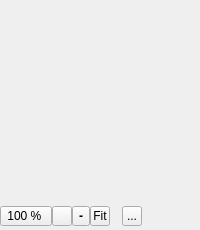
      <widget class="QWidget" name="inputImageTab">
       <attribute name="title">
        <string>Image Display</string>
       </attribute>
       <layout class="QVBoxLayout" name="verticalLayout_5">
        <property name="spacing">
         <number>0</number>
        </property>
        <property name="leftMargin">
         <number>0</number>
        </property>
        <property name="topMargin">
         <number>6</number>
        </property>
        <property name="rightMargin">
         <number>0</number>
        </property>
        <property name="bottomMargin">
         <number>4</number>
        </property>
        <item>
         <widget class="QFrame" name="frame_2">
          <property name="frameShape">
           <enum>QFrame::NoFrame</enum>
          </property>
          <property name="frameShadow">
           <enum>QFrame::Plain</enum>
          </property>
          <layout class="QVBoxLayout" name="verticalLayout_3">
           <property name="spacing">
            <number>0</number>
           </property>
           <property name="margin">
            <number>0</number>
           </property>
           <item>
            <widget class="EMMPMGraphicsView" name="m_GraphicsView" native="true">
             <property name="sizePolicy">
              <sizepolicy hsizetype="Preferred" vsizetype="Preferred">
               <horstretch>0</horstretch>
               <verstretch>0</verstretch>
              </sizepolicy>
             </property>
             <property name="minimumSize">
              <size>
               <width>200</width>
               <height>200</height>
              </size>
             </property>
             <property name="maximumSize">
              <size>
               <width>16777215</width>
               <height>16777215</height>
              </size>
             </property>
             <property name="baseSize">
              <size>
               <width>0</width>
               <height>0</height>
              </size>
             </property>
             <property name="acceptDrops">
              <bool>true</bool>
             </property>
             <property name="autoFillBackground">
              <bool>true</bool>
             </property>
             <layout class="QGridLayout" name="gridLayout">
              <property name="margin">
               <number>4</number>
              </property>
              <property name="spacing">
               <number>4</number>
              </property>
             </layout>
            </widget>
           </item>
           <item>
            <layout class="QHBoxLayout" name="horizontalLayout_5">
             <property name="spacing">
              <number>0</number>
             </property>
             <item>
              <widget class="QToolButton" name="zoomButton">
               <property name="maximumSize">
                <size>
                 <width>16777</width>
                 <height>20</height>
                </size>
               </property>
               <property name="font">
                <font>
                 <weight>50</weight>
                 <bold>false</bold>
                </font>
               </property>
               <property name="statusTip">
                <string>Selects a set magnification level</string>
               </property>
               <property name="text">
                <string>100 % </string>
               </property>
               <property name="popupMode">
                <enum>QToolButton::InstantPopup</enum>
               </property>
               <property name="toolButtonStyle">
                <enum>Qt::ToolButtonTextOnly</enum>
               </property>
               <property name="arrowType">
                <enum>Qt::UpArrow</enum>
               </property>
              </widget>
             </item>
             <item>
              <widget class="QToolButton" name="zoomIn">
               <property name="maximumSize">
                <size>
                 <width>20</width>
                 <height>20</height>
                </size>
               </property>
               <property name="font">
                <font>
                 <pointsize>11</pointsize>
                 <weight>50</weight>
                 <bold>false</bold>
                </font>
               </property>
               <property name="statusTip">
                <string>Zooms into the image(s) making them appear larger</string>
               </property>
               <property name="text">
                <string/>
               </property>
               <property name="icon">
                <iconset resource="../../../Resources/icons/images/Icons.qrc">
                 <normaloff>:/plus.png</normaloff>:/plus.png</iconset>
               </property>
               <property name="iconSize">
                <size>
                 <width>16</width>
                 <height>16</height>
                </size>
               </property>
               <property name="shortcut">
                <string>Ctrl+S</string>
               </property>
              </widget>
             </item>
             <item>
              <widget class="QToolButton" name="zoomOut">
               <property name="maximumSize">
                <size>
                 <width>20</width>
                 <height>20</height>
                </size>
               </property>
               <property name="font">
                <font>
                 <weight>75</weight>
                 <bold>true</bold>
                </font>
               </property>
               <property name="statusTip">
                <string>Zooms Out from the image(s) making them appear smaller</string>
               </property>
               <property name="text">
                <string>-</string>
               </property>
               <property name="icon">
                <iconset resource="../../../Resources/icons/images/Icons.qrc">
                 <normaloff>:/minus.png</normaloff>:/minus.png</iconset>
               </property>
               <property name="iconSize">
                <size>
                 <width>16</width>
                 <height>16</height>
                </size>
               </property>
               <property name="shortcut">
                <string>Ctrl+S</string>
               </property>
              </widget>
             </item>
             <item>
              <widget class="QToolButton" name="fitToWindow">
               <property name="maximumSize">
                <size>
                 <width>20</width>
                 <height>20</height>
                </size>
               </property>
               <property name="toolTip">
                <string>Fits the image(s) into the current window size area.</string>
               </property>
               <property name="statusTip">
                <string>Fits the image(s) into the current window size area.</string>
               </property>
               <property name="text">
                <string>Fit</string>
               </property>
               <property name="icon">
                <iconset resource="../../../Resources/icons/images/Icons.qrc">
                 <normaloff>:/magnifyingglass.png</normaloff>:/magnifyingglass.png</iconset>
               </property>
              </widget>
             </item>
             <item>
              <spacer name="horizontalSpacer">
               <property name="orientation">
                <enum>Qt::Horizontal</enum>
               </property>
               <property name="sizeType">
                <enum>QSizePolicy::Fixed</enum>
               </property>
               <property name="sizeHint" stdset="0">
                <size>
                 <width>12</width>
                 <height>20</height>
                </size>
               </property>
              </spacer>
             </item>
             <item>
              <widget class="QToolButton" name="layersPalette">
               <property name="maximumSize">
                <size>
                 <width>20</width>
                 <height>20</height>
                </size>
               </property>
               <property name="toolTip">
                <string>Click to show the Layers Adjustments Palette</string>
               </property>
               <property name="statusTip">
                <string>Click to show the Layers Adjustments Palette</string>
               </property>
               <property name="text">
                <string>...</string>
               </property>
               <property name="icon">
                <iconset resource="../../../Resources/icons/images/Icons.qrc">
                 <normaloff>:/photos.png</normaloff>:/photos.png</iconset>
               </property>
               <property name="checkable">
                <bool>false</bool>
               </property>
              </widget>
             </item>
             <item>
              <spacer name="horizontalSpacer_2">
               <property name="orientation">
                <enum>Qt::Horizontal</enum>
               </property>
               <property name="sizeHint" stdset="0">
                <size>
                 <width>40</width>
                 <height>20</height>
                </size>
               </property>
              </spacer>
             </item>
            </layout>
           </item>
          </layout>
         </widget>
        </item>
       </layout>
      </widget>
